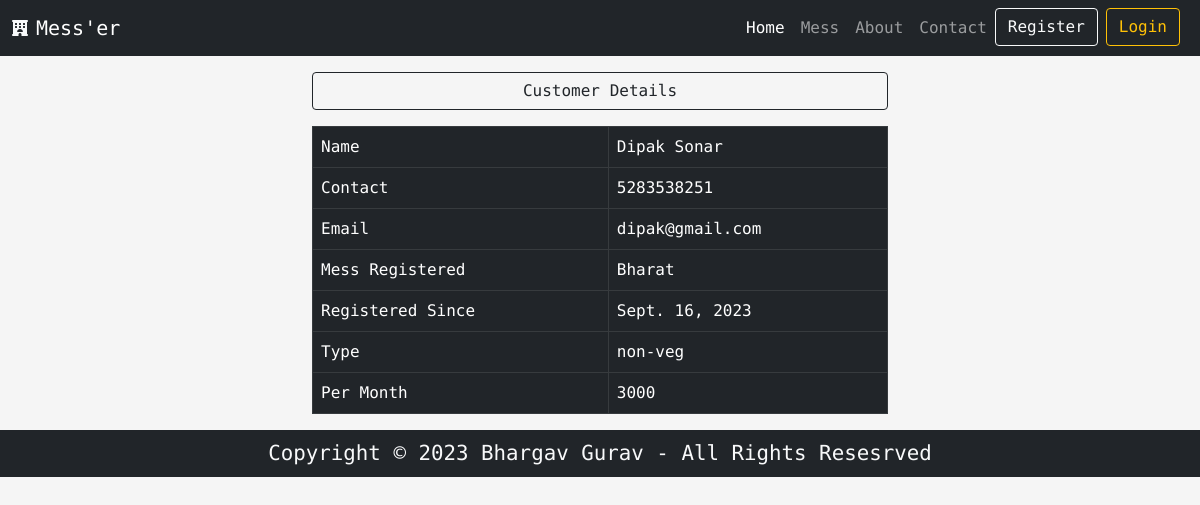
/requestedCustomer/2, run on the app's committed database.
### App/models.py (models this page shows, shortened)
class Customer(models.Model):
    mess = models.ForeignKey(MessOwner, on_delete=models.CASCADE)
    full_name = models.CharField(max_length=50)
    email = models.EmailField(max_length=254)
    registration = models.DateField()
    contact = models.CharField(max_length=15)
    type = models.CharField(max_length=10)
    per_month = models.IntegerField()

class MessOwner(models.Model):
    user = models.OneToOneField(User, on_delete=models.CASCADE)
    mess = models.CharField(max_length=50)
    contact = models.CharField(max_length=15)
    state = models.CharField(max_length=50)
    district = models.CharField(max_length=50)
    address = models.TextField()
    def __str__(self):
        return self.mess

### App/views.py (the view)
# urls.py: path('requestedCustomer/<str:id>', views.requestedCustomer, name='requestedCustomer'),
@cache_control(no_store=True, must_revalidade=True, no_cache=True)
def requestedCustomer(request, id):
    customer = Customer.objects.get(id=id)
    return render(request, 'requestCustomer.html', {'customer' : customer})

### App/templates/requestCustomer.html (shortened to what this page needs)
{% extends "base.html" %}
{% block page-data %}
<div class="container-fluid">
    <div class="row d-flex justify-content-center align-items-center">
        <div class="col-lg-6 col-md-8 col-10 ">
            <div class="col-12 ">
            <table class="table table-hover table-dark table-bordered">
            <div class="d-grid my-3"><span class="btn btn-outline-dark text-center">Customer Details</span></div>
                <tr>
                    <td>Name</td>
                    <td>{{ customer.full_name }}</td>
                </tr>
                <tr>
                    <td>Contact</td>
                    <td>{{ customer.contact }}</td>
                </tr>
                <tr>
                    <td>Email</td>
                    <td>{{ customer.email }}</td>
                </tr>
                <tr>
                    <td>Mess Registered</td>
                    <td>{{ customer.mess }}</td>
                </tr>
                <tr>
                    <td>Registered Since</td>
                    <td>{{ customer.registration }}</td>
                </tr>
                <tr>
                    <td>Type</td>
                    <td>{{ customer.type }}</td>
                </tr>
                <tr>
                    <td>Per Month</td>
                    <td>{{ customer.per_month }}</td>
                </tr>
            </table>
        </div>
        </div>
    </div>
</div>
{% endblock page-data %}

### App/static/css/style.css (style rules this page uses)
* { padding: 0; margin: 0; box-sizing: border-box; text-decoration: none; font-family: 'Roboto Mono', monospace; }
body { background-color: whitesmoke; }

### data on the page
Customer: full_name "Dipak Sonar", contact "5283538251", email "dipak@gmail.com", mess "Bharat", registration "Sept. 16, 2023", type "non-veg", per_month "3000"
